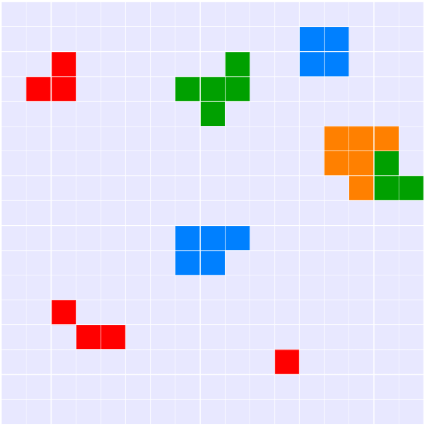
#> input picture image.png, 426 x 426 px
$ python find_colored_shape.py   (Python 2 division)   (older library calls are emulated)
#> lines starting #> are read from the running program, lines starting #| are printed output that depends on the picture

# coding: utf-8


#Importing the required libraries
import cv2
import numpy as np
from matplotlib import pyplot as plt


#convert to img rgb format
img = cv2.imread("image.png",1)
#> img is the input picture: shape (426, 426, 3); mean B, G, R 237.7, 221.4, 221.8
img = cv2.cvtColor(img,cv2.COLOR_BGR2RGB)


#different colors are detected by visiting 20 * 25 squares on the picture
x = 5
y = 0
color_group = 0
colors = []
colors_II=[]
colors.append([0,0,0])
color = [255,255,255]
state  = "new_color"
while (x<350):
    while (y< 350):
        y = y+25
        img_crop = img[x:x+24,y:y+24]
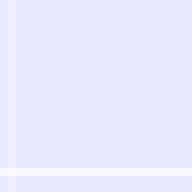
#> img_crop: shape (24, 24, 3) (shown 8 times larger); mean R, G, B 233, 233, 255
        if img_crop[12,12][0] != 232 :
            color[0]= img_crop[12,12][0]
            color[1]= img_crop[12,12][1]
            color[2]= img_crop[12,12][2]
            for i in colors:
                if i[0] == color[0] and i[1] == color[1] and i[2] == color[2]:

                    state = " same color"
                    break
                else:

                    state = "new color"
            if state == "new color":
                print "new color detected! RGB value -->  " + str(img_crop[12,12])
                colors.append(img_crop[12,12])
                colors_II.append(img_crop)
                plt.imshow(img_crop)
                plt.show()
    x=x+25
    y = 0
print colors


# Separate masking for detected colors
color_group =  len(colors_II)
masks = []
hsv_frame = cv2.cvtColor(img,cv2.COLOR_RGB2HSV)
for i in colors_II:
    x = cv2.cvtColor(i,cv2.COLOR_RGB2HSV)
    hsv_value = x[12,12]
    lowwer = x[12,12]
    upper = x[12,12]
    lowwer[0] = lowwer[0]-10
    upper[0] = upper[0] + 10
    mask = cv2.inRange(hsv_frame,lowwer,upper)
    masks.append(mask)
    plt.imshow(mask)
    plt.show()


# Dilate function is used for a whole
kernel = np.ones((5,5),np.uint8)
finals = []
for i in masks:
    x = cv2.dilate(i,kernel,iterations = 1)
    finals.append(x)
    plt.imshow(x)
    plt.show()


# Detecting the number of images in pictures
cnt_number = []
for i in finals:
    plt.imshow(i)
    plt.show()
    f, contours,h = cv2.findContours(i, cv2.RETR_TREE, cv2.CHAIN_APPROX_SIMPLE)
    x =len(contours)
    cnt_number.append(x)
    print x


# Results are printed on the screen
plt.imshow(img)
plt.show()
print "number of color detected: " + str(color_group)
print "blue --> " + str(cnt_number[0])
print "red --> " + str(cnt_number[1])
print "green --> " + str(cnt_number[2])
print "orange --> " + str(cnt_number[3])
